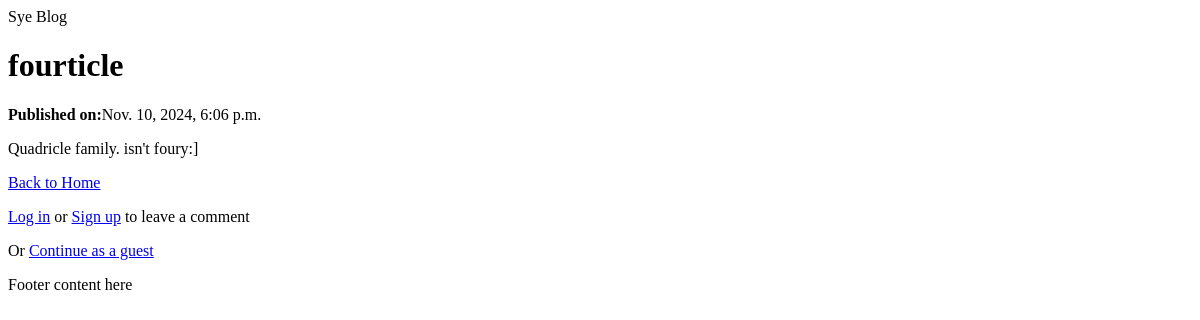
Page /article/4 on the earlier database version.
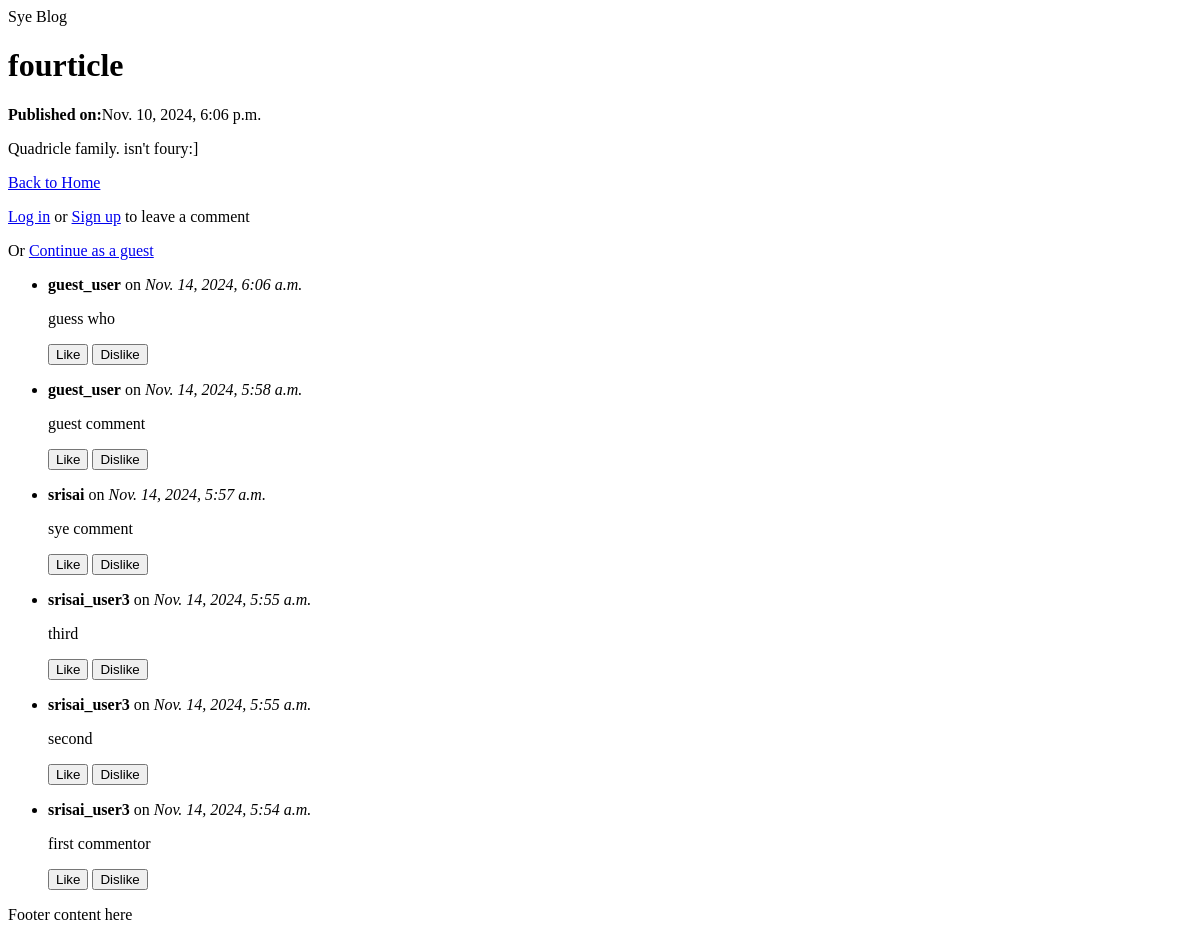
Same page on the later database version.
### blog/models.py (models this page shows, shortened)
class Article(models.Model):
    title = models.CharField(max_length=255)
    content = models.TextField()
    date_published = models.DateTimeField(auto_now_add=True)

class Comment(models.Model):
    article = models.ForeignKey(Article, on_delete=models.CASCADE, related_name='comments')
    user = models.ForeignKey(User, on_delete=models.CASCADE,)
    text = models.TextField()
    date = models.DateTimeField(auto_now_add=True)
    likes = models.IntegerField(default=0)
    dislikes = models.IntegerField(default=0)
    parent = models.ForeignKey('self', on_delete=models.CASCADE, null=True, blank=True, related_name='replies')
    class Meta:
        ordering = ['-date'] # Orders comments by date(newest first)

### blog/views.py (the view)
# urls.py: path('article/<int:article_id>', views.article_detail, name='article_detail'),
def article_detail(request, article_id):
    article = get_object_or_404(Article,id=article_id)
    comments = Comment.objects.filter(article=article)
    return render(request, "blog/article.html", {"article": article, "comments": comments})

### blog/templates/blog/article.html (shortened to what this page needs)
{% extends "blog/base.html" %}
{% block content %}
    <h1>{{article.title}}</h1>
    <p><strong>Published on:</strong>{{article.date_published}}</p>
    <p>{{article.content}}</p>
    <a href="{% url 'home' %}">Back to Home</a>
    {% if request.user.is_authenticated %}
    <form action="{% url 'add_comment' article.id%}" method="post">
        {% csrf_token %}
        <textarea name="text" placeholder="Add your comment here..."></textarea>
        <button type="submit"> Submit Comment</button>
    </form>
    {% else %}
    <p><a href="{% url 'login' %}?next={{ request.path }}">Log in</a> or <a href="{% url 'signup' %}?next={{ request.path }}">Sign up</a> to leave a comment</p>
    <p>Or <a href="{% url 'guest_login' %}?next={{ request.path }}">Continue as a guest</a></p>
    {% endif %}
    <ul id="comment-section">
        {% for comment in comments %}
        <li id="comment">
            <p><strong>{{comment.user}}</strong> on <i>{{comment.date}}</i></p>
            <p>{{comment.text}}</p>
            <button>Like</button>
            <button>Dislike</button>
        </li>
        {% endfor %}
    </ul>
{% endblock %}

### blog/templates/blog/base.html (shortened to what this page needs)
{% load static %}
<html>
<head>
    <link rel="stylesheet" type="text/css" href="{% static 'css/styles.css' %}">
</head>
<body>
    <header>Sye Blog</header>
    {% block content %}{% endblock %}
    <footer>Footer content here</footer>
</body>
</html>

Differences in the rows shown:
added Comment: user "guest_user", date "Nov. 14, 2024, 6:06 a.m.", text "guess who"
added Comment: user "guest_user", date "Nov. 14, 2024, 5:58 a.m.", text "guest comment"
added Comment: user "srisai", date "Nov. 14, 2024, 5:57 a.m.", text "sye comment"
added Comment: user "srisai_user3", date "Nov. 14, 2024, 5:55 a.m.", text "third"
added Comment: user "srisai_user3", date "Nov. 14, 2024, 5:55 a.m.", text "second"
added Comment: user "srisai_user3", date "Nov. 14, 2024, 5:54 a.m.", text "first commentor"
